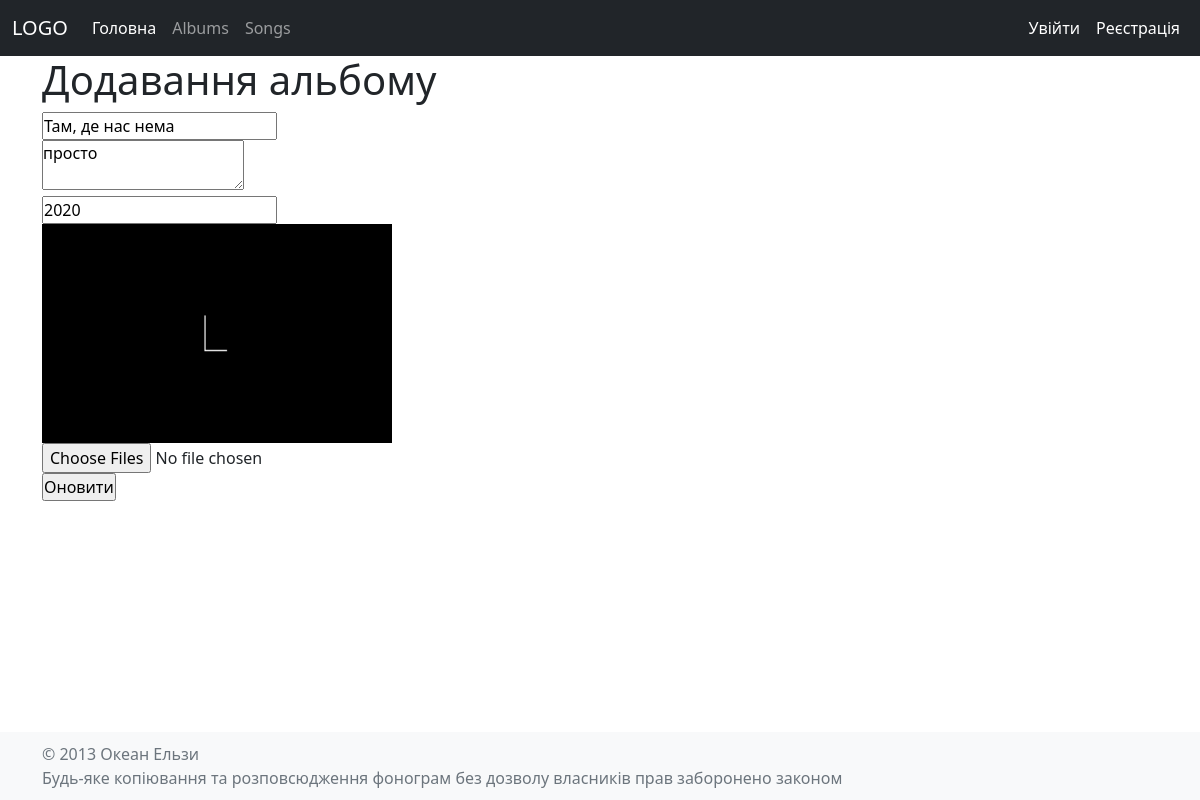
The page /admin/albums/1/update on the database as committed earlier.
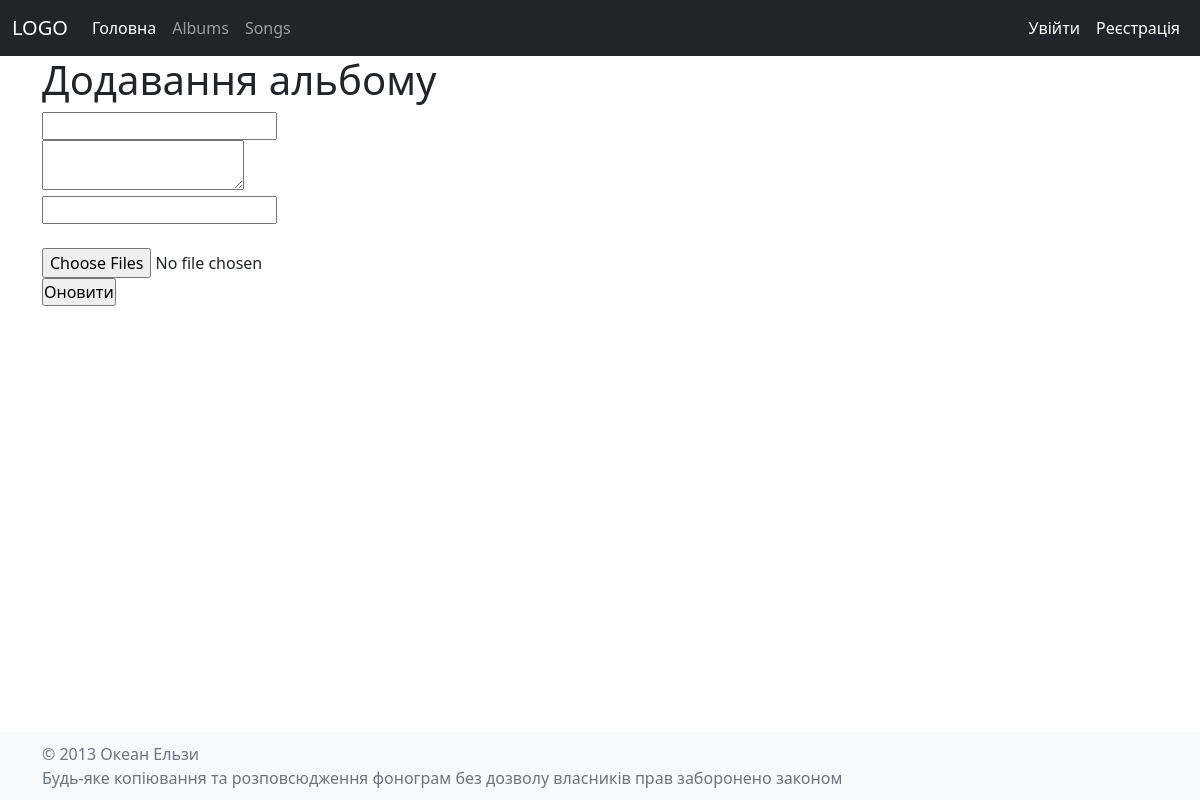
The same page on the database as committed later.
### models/models.py (models this page shows)
class Album(db.Model):
    __tablename__ = 'albums'
    id = db.Column(db.Integer, primary_key=True)
    name = db.Column(db.Text, nullable=False)
    description = db.Column(db.Text, nullable=False)
    src = db.Column(db.Text, nullable=False)
    date = db.Column(db.Text, nullable=False)

### blueprints/admin/albums.py (the view, shortened to what this page needs)
@albums.route('/<int:id>/update', methods=['POST', 'GET'])
def post_update(id):
    album = Album.query.get(id)
    return render_template("admin/albums/update.html", album=album)

### templates/admin/albums/update.html
{% extends 'admin/layout.html' %}
{% block content %}
<h1>Додавання альбому</h1>
<form  enctype="multipart/form-data" method="post">
    <label for="name"></label><input type="text" name="name" id="name" value="{{ album.name }}"><br>
    <label for="description"></label><textarea name="description" id="description" >{{ album.description }}</textarea><br>
    <label for="date"></label><input type="text" name="date" id="date"  value="{{ album.date }}"><br>
    <img src="/static/uploads/{{ album.src }}" alt="{{ album.name }}"><br>
    <label for="photo"></label><input type="file" name="photo" id="photo" multiple accept="image/*,image/jpeg"><br>
    <input type="submit" value="Оновити">
</form>
{% endblock %}

Rows that differ between the two databases and show on the page:
removed Album: name "Там, де нас нема", description "просто", date "2020", src (picture)
